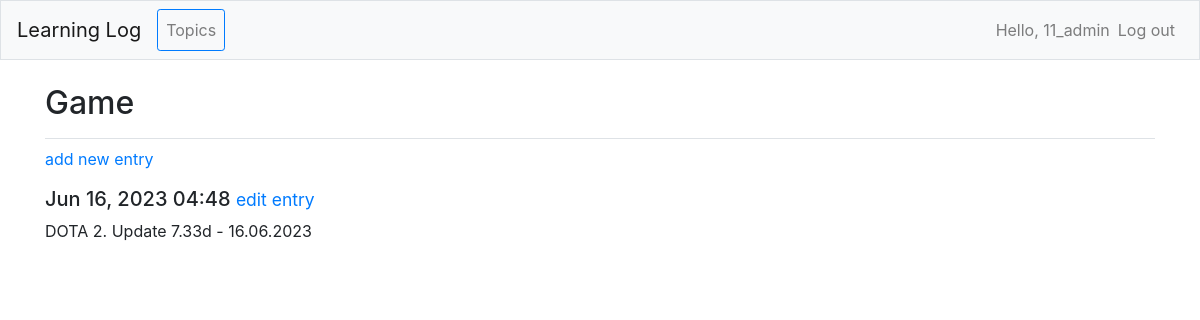
Page /topics/4/ (signed in) on the committed database.
### learning_logs/models.py (models this page shows, shortened)
class Topic(models.Model):
    objects = None
    text = models.CharField(max_length=200)
    date_added = models.DateTimeField(auto_now_add=True)
    owner = models.ForeignKey(User, on_delete=models.CASCADE)
    def __str__(self):
        return self.text

class Entry(models.Model):
    topic = models.ForeignKey(Topic, on_delete=models.CASCADE)
    text = models.TextField()
    date_added = models.DateTimeField(auto_now_add=True)
    class Meta:
        verbose_name_plural = 'entries'

### learning_logs/views.py (the view)
# urls.py: path('topics/<int:topic_id>/', views.topic, name='topic'),
@login_required
def topic(request, topic_id):
    topic = Topic.objects.get(id=topic_id)
    check_topic_owner(topic, request)
    entries = topic.entry_set.order_by('-date_added')
    context = {'topic': topic, 'entries': entries}
    return render(request, 'learning_logs/topic.html', context)

### learning_logs/views.py (called while the page is built)
def check_topic_owner(topic, request):
    if topic.owner != request.user:
        raise Http404

### learning_logs/templates/learning_logs/topic.html
{% extends 'learning_logs/base.html' %}
{% block page_header %}
    <h2>{{topic}}</h2>
{% endblock page_header %}
{% block content %}
<p>
    <a href ="{% url 'learning_logs:new_entry' topic.id %}">add new entry</a>
</p>
{% for entry in entries %}
  <div class="panel panel-default">
      <div class="panel-heading">
          <h5>
              {{ entry.date_added|date:'M d, Y h:i' }}
              <small>
                  <a href = "{% url 'learning_logs:edit_entry' entry.id %}">edit entry</a>
              </small>
          </h5>
      </div>
      <div class="panel-body">
          {{ entry.text|linebreaks }}
      </div>
  </div>
{% empty %}
    There are no entries for this topic yet.
{% endfor %}
{% endblock content %}

### learning_logs/templates/learning_logs/base.html (shortened to what this page needs)
{% load bootstrap4 %}
<!DOCTYPE html>
<html lang="en">
<head>
    {% bootstrap_css %}
</head>
<body>
    <nav class = "navbar navbar-expand-md navbar-light bg-light mb-4 border">
        <a class = "navbar-brand" href = "{% url 'learning_logs:index' %}"> Learning Log </a>
            <div class = "collapse navbar-collapse" id = "navbarCollapse">
                <ul class = "navbar-nav mr-auto border border-primary rounded-sm">
                    <li class = "nav-item">
                        <a class = "nav-link" href = "{% url 'learning_logs:topics'%}"> Topics </a>
                    </li>
                </ul>
                <ul class = "navbar-nav ml-auto">
                    {% if user.is_authenticated %}
                        <li class = "nav-item">
                            <span class = "navbar-text">Hello, {{ user.username }} </span>
                        </li>
                        <li class = "nav-item">
                            <a class = "nav-link" href = "{% url 'users:logout' %}"> Log out </a>
                        </li>
                    {% endif %}
                </ul>
            </div>
    </nav>
    <main role = "main" class = "container">
        <div class = "pb-2 mb-2 border-bottom">
            {% block page_header %} {% endblock page_header %}
        </div>
        <div>
            {% block content %}{% endblock content %}
        </div>
    </main>
</body>
</html>

### rows in the picture
Topic: text "Game"
Entry: date_added "Jun 16, 2023 04:48", text "DOTA 2. Update 7.33d - 16.06.2023"

### other values in the picture
{{ user.username }} "11_admin"
